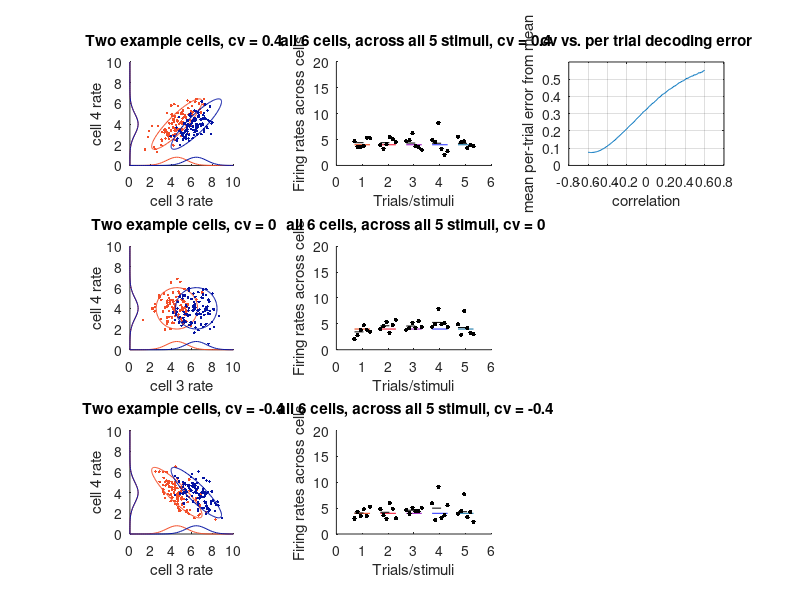

Write the MATLAB code that produced this figure.
% make simple examples of a few more or less correlated cells
% and see how it affects decoding
%
%
rng(1) % For reproducibility

ratemax=10;
ntrials=100;


nstims=5;

ncells=6;
plotcells=[3 4];

for i=1:ncells
    tuning(i,:)=1+0.*normpdf([1:nstims],3.2,1);
    tuning(i,:)=3*(tuning(i,:)./max(tuning(i,:)));
    tuning(i,:)=tuning(i,:)+ ((i==3).* normpdf([1:nstims],4,1)*10);  % make cell nr 3 more tuned to 1st stim, all others are tuned the same
end;

cvs=[.4 0  -0.4];

ll=linspace(0,ratemax,50);
%
fstrs={'b'};
% simulate two cells with and without correlation

for stim=1:nstims
    mu{stim}=1+ones(1,ncells).*tuning(:, stim)'; % average rate / tuning per cell per stimulus
end;

figure (1); clf;
for cv_i=1:numel(cvs)
    
    cv= cvs(cv_i);
    
    sigma=diag(ones(ncells-1,1)*cv,-1)+diag(ones(ncells-1,1)*cv,1)+eye(ncells);
    sigma_p=(sigma*sigma'); % make positive semidefinite
    
    
    sigma_p=sigma_p./mean(diag(sigma_p));
    %\[L,D] = ldl(sigma);
    
    sigma_p;
    
    x=linspace(0,2*pi,100)';
    circle=[sin(x),cos(x)]*2;
    
    subplot(numel(cvs),3,1+((cv_i-1)*3));
    hold on;
    
    for stim=[2 5]
        
        thiscolor=0.5+([sin(stim),-sin(stim*.2),-sin(stim*1.2)]/2);
        
        rates{stim} = mvnrnd(mu{stim},sigma_p,ntrials);
        
        plot(rates{stim}(:,plotcells(1)),rates{stim}(:,plotcells(2)),[fstrs{1} '.'],'color',thiscolor);
        
        plot(ll,2*normpdf(ll,mu{stim}(plotcells(1)),sigma(plotcells(1),plotcells(1))),fstrs{1},'color',thiscolor);
        plot(2*normpdf(ll,mu{stim}(plotcells(2)),sigma(plotcells(2),plotcells(2))),ll,fstrs{1},'color',thiscolor);
        
        cc=circle*sigma_p(plotcells,plotcells);
        plot( cc(:,1)+mu{stim}(plotcells(1)),cc(:,2)+mu{stim}(plotcells(2)),[fstrs{1} '-'],'color',thiscolor);
        
        %h=histc(r(:,1),ll);
        %plot(ll,h,'b');
        
        xlim([0 ratemax]);
        ylim([0 ratemax]);
        daspect([1 1 1]);
    end;
    xlabel(['cell ',num2str(plotcells(1)),' rate']);
    ylabel(['cell ',num2str(plotcells(2)),' rate']);
    title([' Two example cells, cv = ',num2str(cv)]);
    
    subplot(numel(cvs),3,2+((cv_i-1)*3));
    hold on;
    %
    
    trialwidth=.3;
    for stim=1:nstims
        
        rates{stim} = mvnrnd(mu{stim},sigma_p,ntrials);
        
        thiscolor=0.5+([sin(stim),-sin(stim*.6),-sin(stim*1.2)]/2);
        
        plot(stim+[-trialwidth trialwidth],[1 1]*mu{stim}(1),'color',thiscolor);
        
        xl=linspace(-trialwidth,trialwidth,ncells);
        
        plot(xl+stim,rates{stim}(1,:),'k.','MarkerSize',10);
        
        plot(stim+[-trialwidth trialwidth],[1 1]*mean(rates{stim}(1,:)) ,'k--');
        
    end;
    ylim([0 20]);
    ylabel('Firing rates across cells');
    xlabel('Trials/stimuli');
    title([' all ',num2str(ncells),' cells, across all ',num2str(nstims),' stimuli, cv = ',num2str(cv)]);
    %subplot(numel(cvs),3,3+((cv_i-1)*3));
    %hold on;
    
    
end;


% quantify how the correlation affects overall decoding per trial
cvs_dense=linspace(-.6,.6,100);
meanerr=[];
ntrials_dense=10000;
for cv_i=1:numel(cvs_dense)
    
    cv= cvs_dense(cv_i);
    
    sigma=diag(ones(ncells-1,1)*cv,-1)+diag(ones(ncells-1,1)*cv,1)+eye(ncells);
    sigma_p=(sigma*sigma'); % make positive semidefinite
    for stim=1:nstims
        rates{stim} = mvnrnd(mu{stim},sigma_p,ntrials_dense);
        
        sigma_p=sigma_p./mean(diag(sigma_p));
        meanerr(cv_i,stim)= mean(abs(mean((rates{stim} - repmat(mu{stim},ntrials_dense,1))')));
    end;
end;

subplot(numel(cvs),3,3);
plot(cvs_dense,mean(meanerr'));
ylim([0 .6]);
grid on;
ylabel('mean per-trial error from mean');
    xlabel('correlation');
    title('cv vs. per trial decoding error');
    
    
